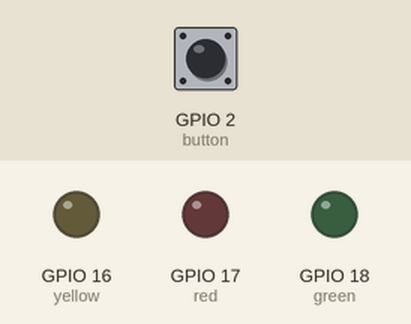
Simulated run of this program. Board: Raspberry Pi (BCM pin numbers). Shown: output pins drawn as LEDs (lit = HIGH). The inputs (shaded band) are chosen by the test bench; at power-on: GPIO 2 (button) HIGH.

Above: at 1.2 s.
1.3 s: GPIO 2 (button) pulled LOW for 0.15 s
At 1.6 s:
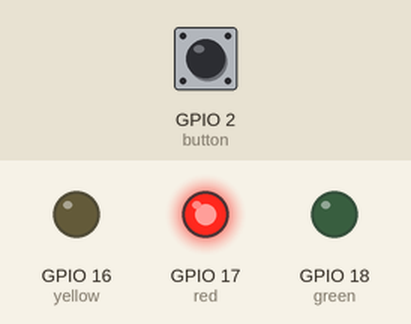
At 7.35 s:
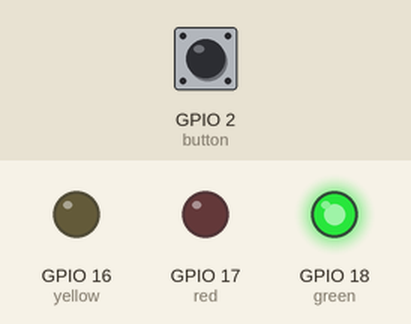
7.4 s: GPIO 2 (button) pulled LOW for 1 s
At 10.9 s:
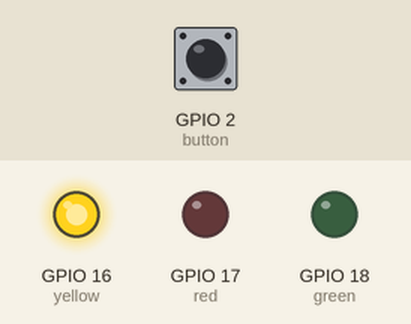
Timing chart, 0 to 14.9 s (numbered marks = the images above; inputs shaded):
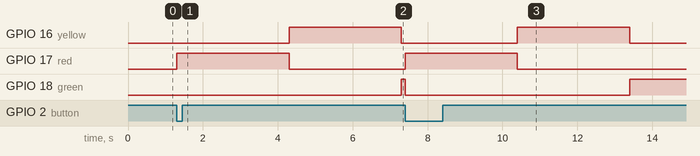

Measured:
- after the input at 1.3 s, GPIO 16 (yellow): LOW → HIGH after 3.0 s, → LOW 3.0 s later; GPIO 17 (red): LOW → HIGH at once, → LOW 3.0 s later; GPIO 18 (green): LOW → HIGH after 6.0 s
- after the input at 7.4 s, GPIO 16 (yellow): LOW → HIGH after 3.0 s, → LOW 3.0 s later; GPIO 17 (red): LOW → HIGH at once, → LOW 3.0 s later; GPIO 18 (green): HIGH → LOW at once, → HIGH 6.0 s later

The program:

trafficLight.py
```python
from time import sleep
from gpiozero import LED, Button
from signal import pause


red = LED(17)
yellow = LED(16)
green = LED(18)
button = Button(2)


def startProcess():
       #  while button.when_pressed == True and button.when_released == False:
    if (green.is_active == True):
        green.off()
        red.on()
        sleep(3)
        red.off()

        yellow.on()
        sleep(3)
        yellow.off()

        green.on()


    else:
         red.on()
         sleep(3)
         red.off()

         yellow.on()
         sleep(3)
         yellow.off()

         green.on()


button.when_pressed = startProcess
pause()


#
# while button.when_pressed == True:
#    led_1.on()
#    sleep(1)
#    led_2.off()
#    sleep(1)
#    led_3.off()
#    sleep(1)
#
#    led_1.off()
#    sleep(1)
#    led_2.on()
#    sleep(1)
#    led_3.off()
#    sleep(1)
#
#    led_1.off()
#    sleep(1)
#    led_2.off()
#    sleep(1)
#    led_3.on()
#    sleep(1)
```
